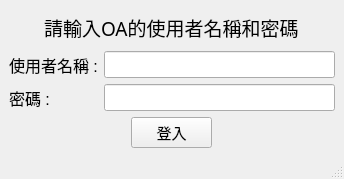
<?xml version="1.0" encoding="UTF-8"?>
<ui version="4.0">
 <class>MainWindow</class>
 <widget class="QMainWindow" name="MainWindow">
  <property name="geometry">
   <rect>
    <x>0</x>
    <y>0</y>
    <width>344</width>
    <height>179</height>
   </rect>
  </property>
  <property name="font">
   <font>
    <family>Times New Roman</family>
   </font>
  </property>
  <property name="windowTitle">
   <string>Login</string>
  </property>
  <widget class="QWidget" name="centralwidget">
   <layout class="QGridLayout" name="gridLayout_3">
    <item row="0" column="0">
     <layout class="QGridLayout" name="gridLayout_2">
      <item row="0" column="0">
       <spacer name="horizontalSpacer_3">
        <property name="orientation">
         <enum>Qt::Horizontal</enum>
        </property>
        <property name="sizeHint" stdset="0">
         <size>
          <width>40</width>
          <height>20</height>
         </size>
        </property>
       </spacer>
      </item>
      <item row="0" column="1" colspan="3">
       <widget class="QLabel" name="label">
        <property name="font">
         <font>
          <family>標楷體</family>
          <pointsize>14</pointsize>
         </font>
        </property>
        <property name="text">
         <string>請輸入OA的使用者名稱和密碼</string>
        </property>
       </widget>
      </item>
      <item row="0" column="4">
       <spacer name="horizontalSpacer_4">
        <property name="orientation">
         <enum>Qt::Horizontal</enum>
        </property>
        <property name="sizeHint" stdset="0">
         <size>
          <width>40</width>
          <height>20</height>
         </size>
        </property>
       </spacer>
      </item>
      <item row="1" column="0" colspan="5">
       <layout class="QGridLayout" name="gridLayout">
        <item row="0" column="0">
         <widget class="QLabel" name="username">
          <property name="font">
           <font>
            <family>Arial</family>
            <pointsize>12</pointsize>
           </font>
          </property>
          <property name="text">
           <string>使用者名稱 :</string>
          </property>
         </widget>
        </item>
        <item row="0" column="1">
         <widget class="QLineEdit" name="user_input">
          <property name="sizePolicy">
           <sizepolicy hsizetype="Expanding" vsizetype="Maximum">
            <horstretch>0</horstretch>
            <verstretch>0</verstretch>
           </sizepolicy>
          </property>
          <property name="font">
           <font>
            <family>Times New Roman</family>
            <pointsize>12</pointsize>
            <bold>true</bold>
           </font>
          </property>
         </widget>
        </item>
        <item row="1" column="0">
         <widget class="QLabel" name="password">
          <property name="font">
           <font>
            <family>Arial</family>
            <pointsize>12</pointsize>
           </font>
          </property>
          <property name="text">
           <string>密碼 :</string>
          </property>
         </widget>
        </item>
        <item row="1" column="1">
         <widget class="QLineEdit" name="password_input">
          <property name="font">
           <font>
            <family>Times New Roman</family>
            <pointsize>12</pointsize>
           </font>
          </property>
         </widget>
        </item>
       </layout>
      </item>
      <item row="2" column="0" colspan="2">
       <spacer name="horizontalSpacer">
        <property name="orientation">
         <enum>Qt::Horizontal</enum>
        </property>
        <property name="sizeHint" stdset="0">
         <size>
          <width>88</width>
          <height>20</height>
         </size>
        </property>
       </spacer>
      </item>
      <item row="2" column="2">
       <widget class="QPushButton" name="login_btm">
        <property name="font">
         <font>
          <family>Arial</family>
          <pointsize>11</pointsize>
         </font>
        </property>
        <property name="text">
         <string>登入</string>
        </property>
       </widget>
      </item>
      <item row="2" column="3" colspan="2">
       <spacer name="horizontalSpacer_2">
        <property name="orientation">
         <enum>Qt::Horizontal</enum>
        </property>
        <property name="sizeHint" stdset="0">
         <size>
          <width>88</width>
          <height>20</height>
         </size>
        </property>
       </spacer>
      </item>
     </layout>
    </item>
   </layout>
  </widget>
  <widget class="QMenuBar" name="menubar">
   <property name="geometry">
    <rect>
     <x>0</x>
     <y>0</y>
     <width>344</width>
     <height>20</height>
    </rect>
   </property>
  </widget>
  <widget class="QStatusBar" name="statusbar"/>
 </widget>
 <resources/>
 <connections/>
</ui>
